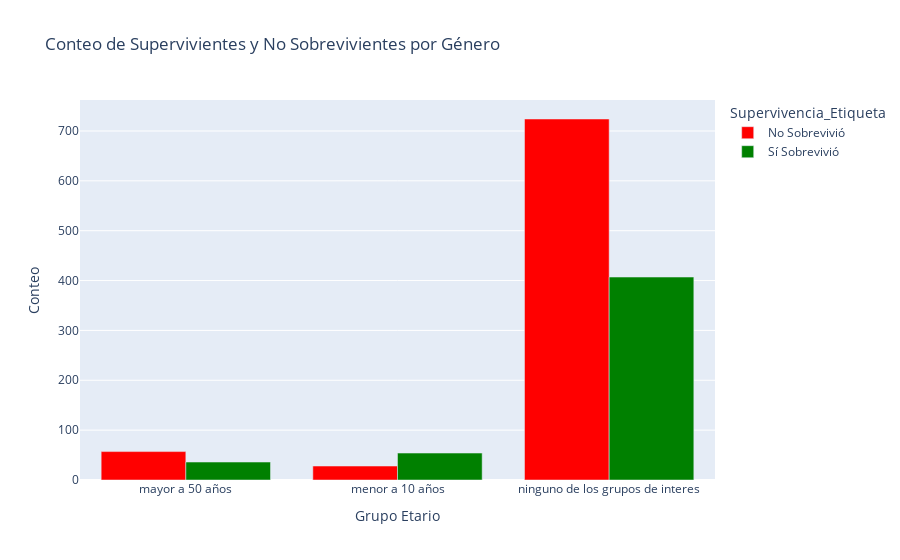

The cell this chart's notebook holds for it:
### Code cell
fig = px.bar(
    df_cincuenta_diez_demas,
    x='grupo etario',                   # Eje X: grupo etario
    y="Conteo",                 # Eje Y: Número de personas
    color='Supervivencia_Etiqueta', 
    barmode='group',           
    title='Conteo de Supervivientes y No Sobrevivientes por Género',
    labels={'grupo etario': 'Grupo Etario'},
    color_discrete_map={       
        'Sí Sobrevivió': 'green',
        'No Sobrevivió': 'red'
    }
)
fig.show()

### Figure 1 — Plotly figure (JSON) as saved in the notebook; plotly's stock layout.template omitted (floating-point values rounded to 4 significant figures)
{"data": [{"alignmentgroup": "True", "hovertemplate": "Supervivencia_Etiqueta=No Sobrevivió<br>Grupo Etario=%{x}<br>Conteo=%{y}<extra></extra>", "legendgroup": "No Sobrevivió", "marker": {"color": "red", "pattern": {"shape": ""}}, "name": "No Sobrevivió", "offsetgroup": "No Sobrevivió", "orientation": "v", "showlegend": true, "textposition": "auto", "type": "bar", "x": ["mayor a 50 años", "menor a 10 años", "ninguno de los grupos de interes"], "xaxis": "x", "y": [57, 28, 724], "yaxis": "y"}, {"alignmentgroup": "True", "hovertemplate": "Supervivencia_Etiqueta=Sí Sobrevivió<br>Grupo Etario=%{x}<br>Conteo=%{y}<extra></extra>", "legendgroup": "Sí Sobrevivió", "marker": {"color": "green", "pattern": {"shape": ""}}, "name": "Sí Sobrevivió", "offsetgroup": "Sí Sobrevivió", "orientation": "v", "showlegend": true, "textposition": "auto", "type": "bar", "x": ["mayor a 50 años", "menor a 10 años", "ninguno de los grupos de interes"], "xaxis": "x", "y": [36, 54, 407], "yaxis": "y"}], "layout": {"barmode": "group", "legend": {"title": {"text": "Supervivencia_Etiqueta"}, "tracegroupgap": 0}, "title": {"text": "Conteo de Supervivientes y No Sobrevivientes por Género"}, "xaxis": {"anchor": "y", "domain": [0, 1], "title": {"text": "Grupo Etario"}}, "yaxis": {"anchor": "x", "domain": [0, 1], "title": {"text": "Conteo"}}}}
